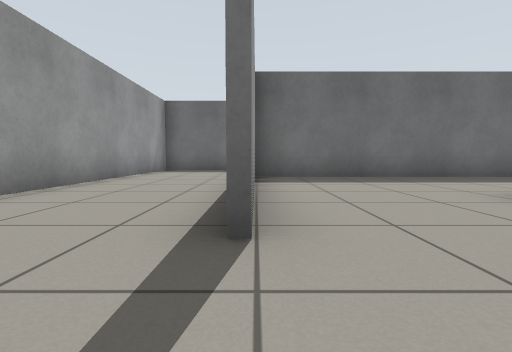
[1] (above)

24 first-person views from a walk through a Gazebo world. The camera is 0.5 m above the floor, tilts 4° down and sees 85° across. The floor is counted in squares, 1 m on a side. Each view is taken from the middle of a square. On the plan, view 1 faces up. The plan holds only what a view shows up to about 9 squares ahead; the rest is blank.

[2]
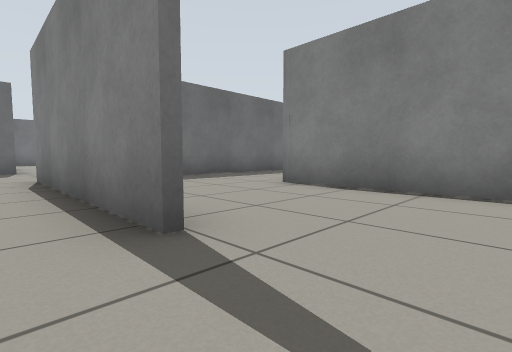

[3]
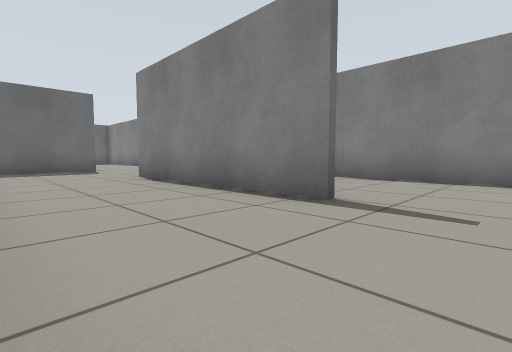

[4]
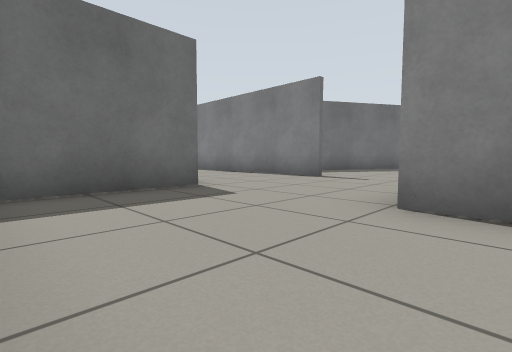

[5]
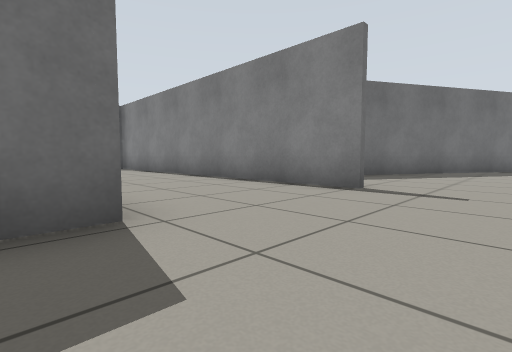

[6]
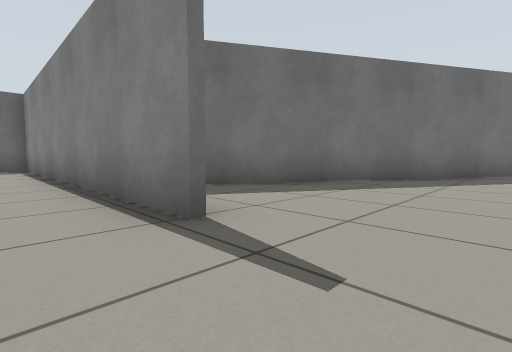

[7]
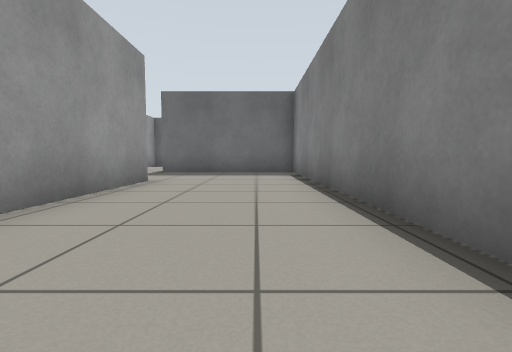

[8]
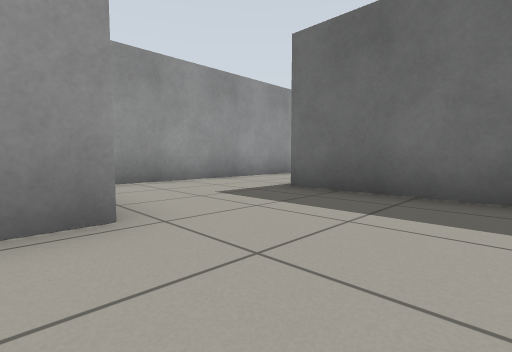

[9]
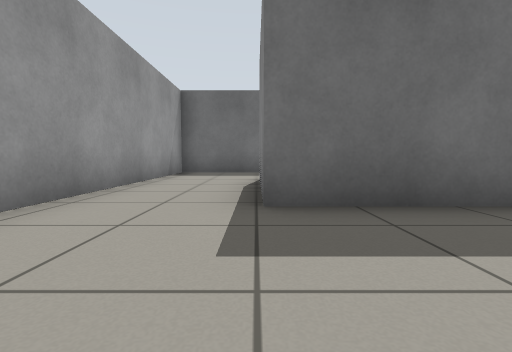

[10]
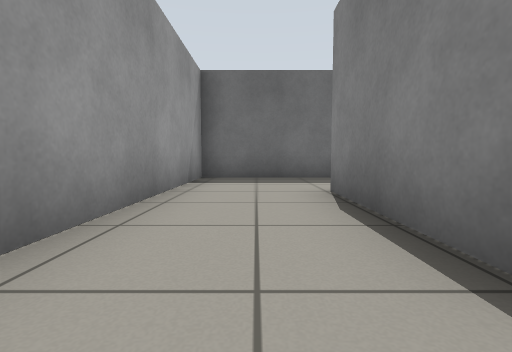

[11]
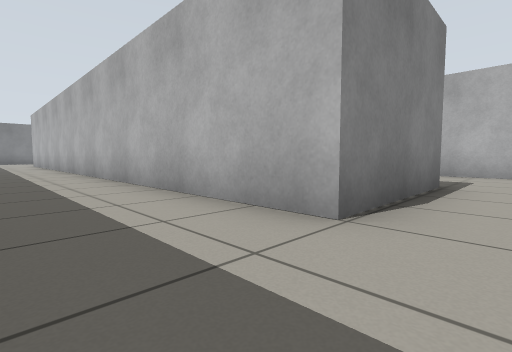

[12]
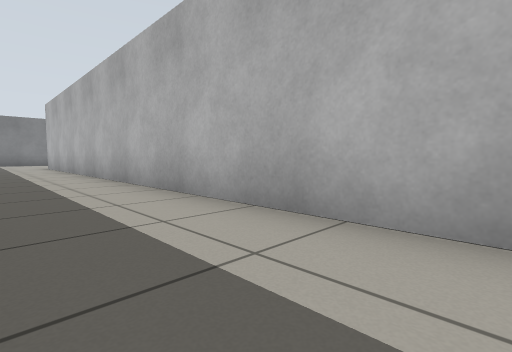

[13]
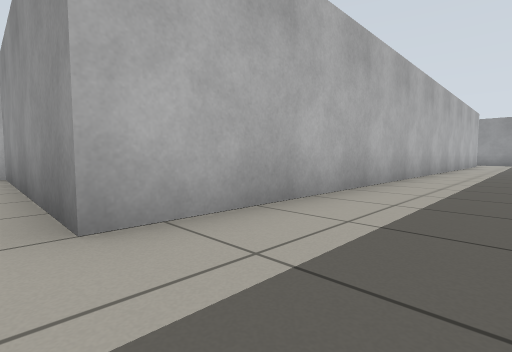

[14]
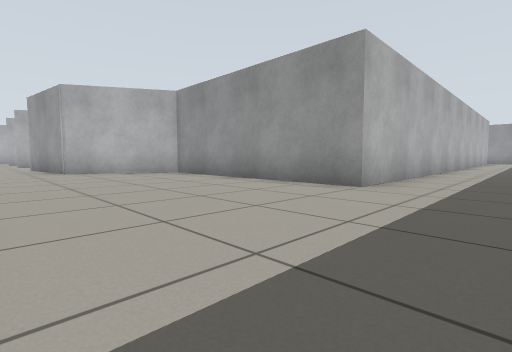

[15]
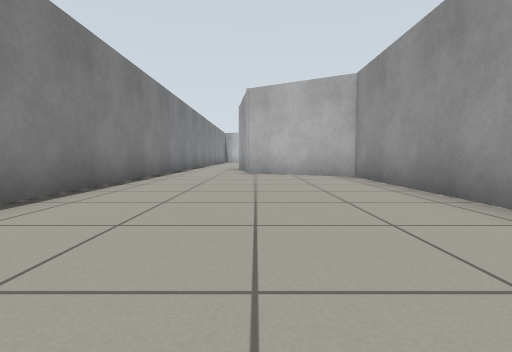

[16]
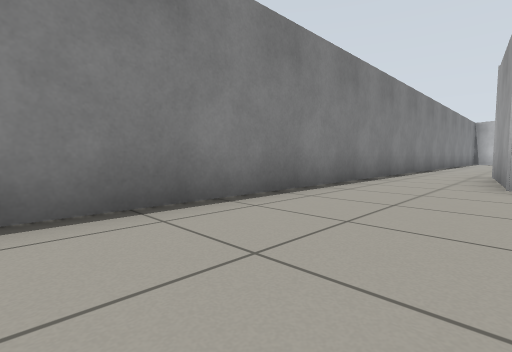

[17]
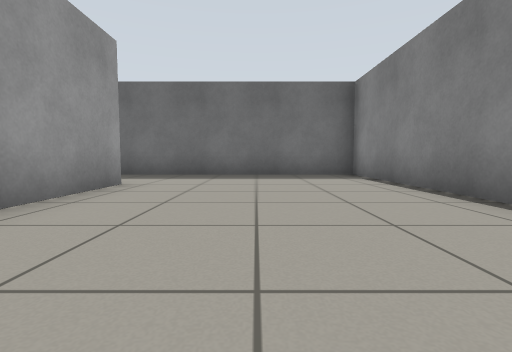

[18]
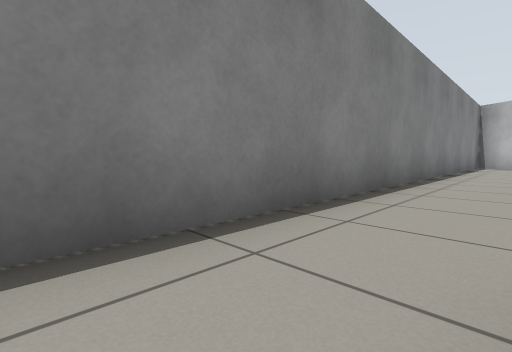

[19]
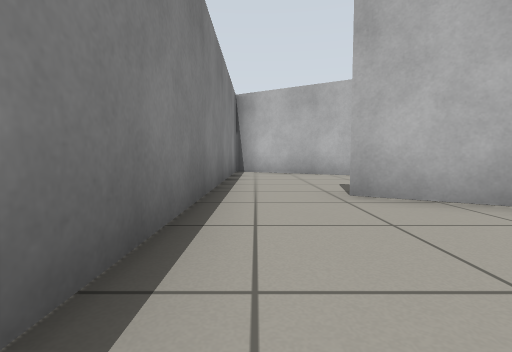

[20]
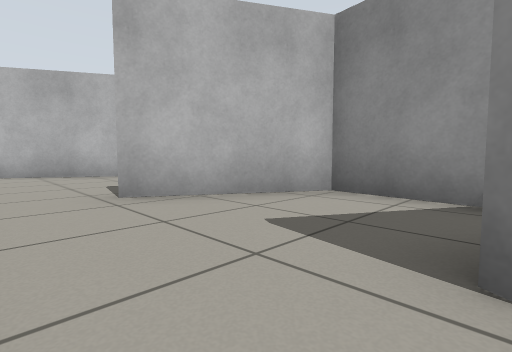

[21]
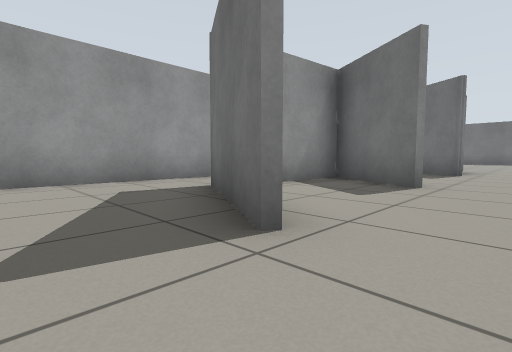

[22]
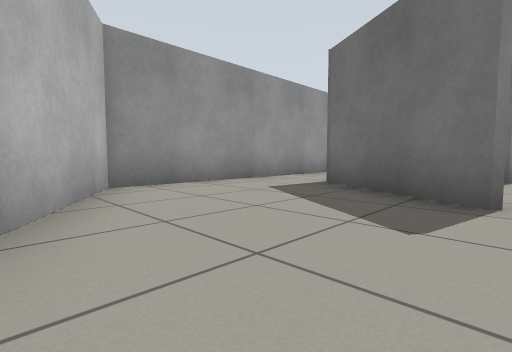

[23]
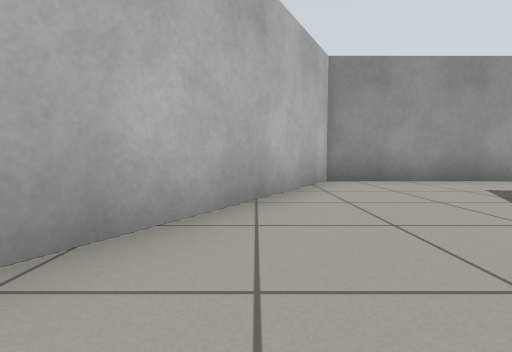

[24]
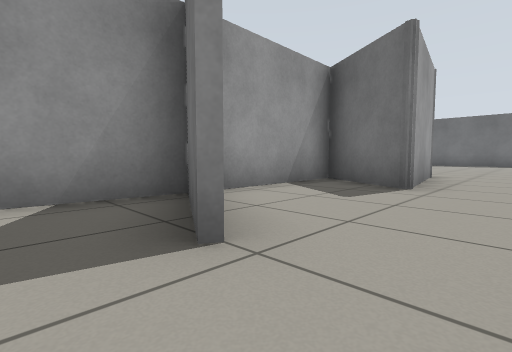

### Floor plan
Points are (right, up) in squares from view 1. A wall is a line through its corners. A room is listed if a view was taken in it or the views show most of it. See-through windows are left out.
Room 1 (view 1)
walls: (3.2, 0.1) (3.2, 3.5); (0, 4.1) (0, 1.9)
ways out: opening at (0, 0.5) to room 2; opening at (1.5, 2.5)
Room 2 (views 2, 3, 4, 5, 6, 7, 8, 9, 10, 11, 12, 13, 14, 15, 16, 17, 18, 19, 20, 21, 22, 23, 24)
walls: (-1.8, 16.7) (-0.2, 16.7) (-0.2, 13.4); (-0.1, 10.2) (-2.9, 10.2); (3.2, 9.9) (3.2, 19.8) (-0.9, 19.8) (-0.9, 23) (15.6, 23) (15.6, 17.1) (18.3, 15.6) (18.7, 12.6) (16.6, 13.7) (16.7, 10.6); (-3.3, 9.1) (-3.3, 3.5); (-0.1, 25.6) (-3.3, 25.6) (-3.3, 17.6); (14.3, 10) (14.3, 3.4) (20.4, -0.1); (-0.2, 1.6) (-0.2, 7); (18.8, 8.8) (16.7, 10) (16.3, 6.9) (18.8, 5.4); (18.8, 5.3) (16.2, 6.8); (20.7, 0) (20.7, 25.6) (14.2, 25.6)
ways out: opening at (0, 0.5) to room 1; opening at (3, 8.5)

Positions as (right, up) in squares from view 1, and headings:
1: (0, 0), facing up
2: (-1, 0), facing up-right
3: (-3, 0), facing up-right
4: (-3, 6), facing up-right
5: (-1, 8), facing up-right
6: (2, 8), facing up-right
7: (2, 11), facing up
8: (2, 16), facing up-left
9: (-1, 17), facing up
10: (-2, 19), facing up
11: (-2, 25), facing down-right
12: (2, 25), facing down-right
13: (16, 25), facing down-left
14: (20, 25), facing down-left
15: (18, 24), facing down
16: (18, 21), facing down-right
17: (18, 18), facing up
18: (19, 14), facing down-right
19: (20, 9), facing down
20: (20, 9), facing down-left
21: (20, 4), facing up-left
22: (19, 2), facing up-left
23: (20, 2), facing left
24: (20, 8), facing up-left
